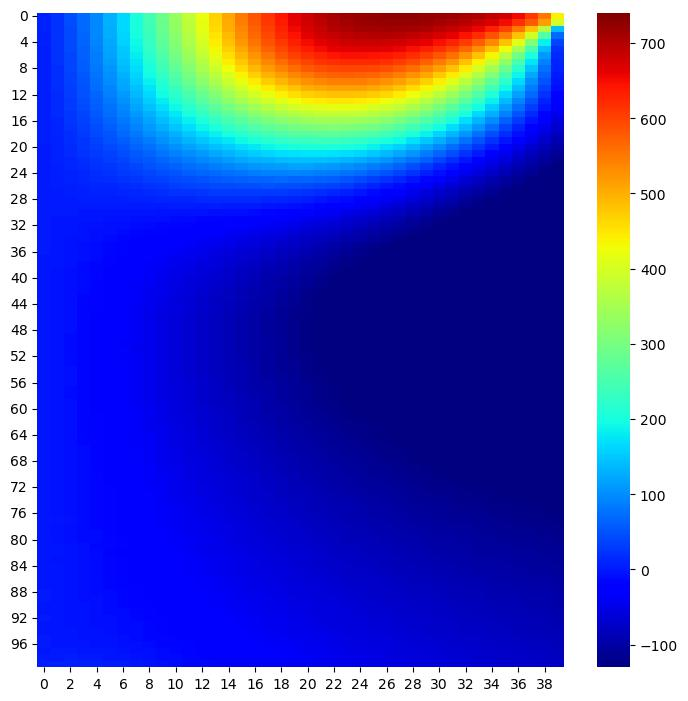

Here is the Python script that generated this plot:
import numpy as np
import matplotlib.pyplot as plt
import math
from matplotlib import ticker

import seaborn as sb
import sys

def read_dump(fname):
    count = 0; lim = 9;
    arr = [];
    f = open(fname);
    for line in f: 
        if(count == lim):
            arr.append([float(x) for x in line.split()])
        elif(count>lim):
            arr.append([float(x) for x in line.split()])
        count =  count + 1;
    arr = np.asarray(arr);
    f.close()
    return arr

fn = 40000;
fname = '/gpfs/ayhong/swpm/exec/nozzle2dDSMC/out_dsmc.' +str(fn);
outDSMC = read_dump(fname);
outDSMC = outDSMC[outDSMC[:, 0].argsort()]

xDSMC   = outDSMC[:, 0]
yDSMC   = outDSMC[:, 1]
zDSMC   = outDSMC[:, 2]

NDSMC   = outDSMC[:, 3]
nDSMC   = outDSMC[:, 4]
uDSMC   = outDSMC[:, 5]
vDSMC   = outDSMC[:, 6]
wDSMC   = outDSMC[:, 7]
TDSMC   = outDSMC[:, 8]
pDSMC   = outDSMC[:, 9]
txyDSMC = outDSMC[:,10]
tyzDSMC = outDSMC[:,11]
txzDSMC = outDSMC[:,12]
qxDSMC  = outDSMC[:,13]
qyDSMC  = outDSMC[:,14]
qzDSMC  = outDSMC[:,15]

nx = 100
ny = 100
nz = 40

rnz = 1e-3;
L = 40*rnz;
Lx = 2.5*L;
Ly = 2.5*L;
Lz = L;

dx = Lx/nx;
dy = Ly/ny;
dz = Lz/nz;


yL = 0;
yH = dy;
indy = np.array(np.where(np.logical_and(yDSMC>yL, yDSMC<yH)));
indy = indy.flatten()

nslice = np.zeros((nx,nz))
wslice = np.zeros((nx,nz))
for ix in range(nx):
    xL = ix*dx;
    xH = (ix+1)*dx;
    indx = np.array(np.where(np.logical_and(xDSMC>xL, xDSMC<xH)));
    indx = indx.flatten()

    for iz in range(nz):
        zL = iz*dz;
        zH = (iz+1)*dz;
        indz = np.array(np.where(np.logical_and(zDSMC>zL, zDSMC<zH)));
        indz = indz.flatten()
    
        ind = np.intersect1d(indx,indz)
        ind = np.intersect1d(ind,indy)
        nslice[ix,iz] = np.mean(nDSMC[ind])
        wslice[ix,iz] = np.mean(wDSMC[ind])

#############################################################
fig,(ax0) = plt.subplots(nrows=1,ncols=1);

#############################################################
sb.heatmap(-wslice,cmap="jet",ax=ax0,vmin=-130,vmax=740)

fig.set_size_inches(8.5, 8.5)

mng = plt.get_current_fig_manager()
mng.full_screen_toggle()
plt.savefig('plume.jpg',bbox_inches='tight')

sys.exit()









